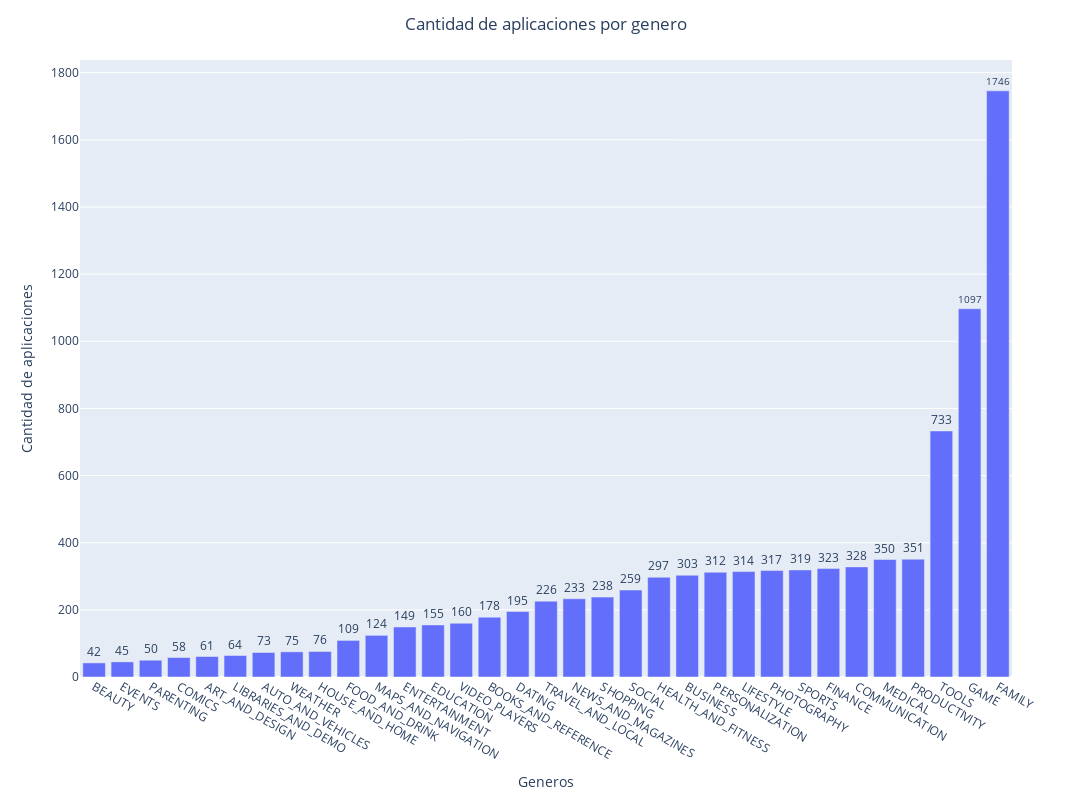

Notebook code for this chart:
### Code cell
category = df["Category"].value_counts().sort_index().sort_values()

# Crear el gráfico de barras
fig = px.bar(x=category.index, y=category.values, labels={'x':'Generos', 'y':'Cantidad de aplicaciones'}, width=1200, height=800)

# Agregar los valores encima de cada barra
fig.update_traces(text=category.values, textposition='outside')

# Etiquetas y título
fig.update_layout(title='Cantidad de aplicaciones por genero', title_x=0.5)

### Figure 1 — Plotly figure (JSON) as saved in the notebook; plotly's stock layout.template omitted (floating-point values rounded to 4 significant figures)
{"data": [{"alignmentgroup": "True", "hovertemplate": "Generos=%{x}<br>Cantidad de aplicaciones=%{y}<extra></extra>", "legendgroup": "", "marker": {"color": "#636efa", "pattern": {"shape": ""}}, "name": "", "offsetgroup": "", "orientation": "v", "showlegend": false, "text": [42, 45, 50, 58, 61, 64, 73, 75, 76, 109, 124, 149, 155, 160, 178, 195, 226, 233, 238, 259, 297, 303, 312, 314, 317, 319, 323, 328, 350, 351, 733, 1097, 1746], "textposition": "outside", "type": "bar", "x": ["BEAUTY", "EVENTS", "PARENTING", "COMICS", "ART_AND_DESIGN", "LIBRARIES_AND_DEMO", "AUTO_AND_VEHICLES", "WEATHER", "HOUSE_AND_HOME", "FOOD_AND_DRINK", "MAPS_AND_NAVIGATION", "ENTERTAINMENT", "EDUCATION", "VIDEO_PLAYERS", "BOOKS_AND_REFERENCE", "DATING", "TRAVEL_AND_LOCAL", "NEWS_AND_MAGAZINES", "SHOPPING", "SOCIAL", "HEALTH_AND_FITNESS", "BUSINESS", "PERSONALIZATION", "LIFESTYLE", "PHOTOGRAPHY", "SPORTS", "FINANCE", "COMMUNICATION", "MEDICAL", "PRODUCTIVITY", "TOOLS", "GAME", "FAMILY"], "xaxis": "x", "y": [42, 45, 50, 58, 61, 64, 73, 75, 76, 109, 124, 149, 155, 160, 178, 195, 226, 233, 238, 259, 297, 303, 312, 314, 317, 319, 323, 328, 350, 351, 733, 1097, 1746], "yaxis": "y"}], "layout": {"barmode": "relative", "height": 800, "legend": {"tracegroupgap": 0}, "margin": {"t": 60}, "title": {"text": "Cantidad de aplicaciones por genero", "x": 0.5}, "width": 1200, "xaxis": {"anchor": "y", "domain": [0, 1], "title": {"text": "Generos"}}, "yaxis": {"anchor": "x", "domain": [0, 1], "title": {"text": "Cantidad de aplicaciones"}}}}
